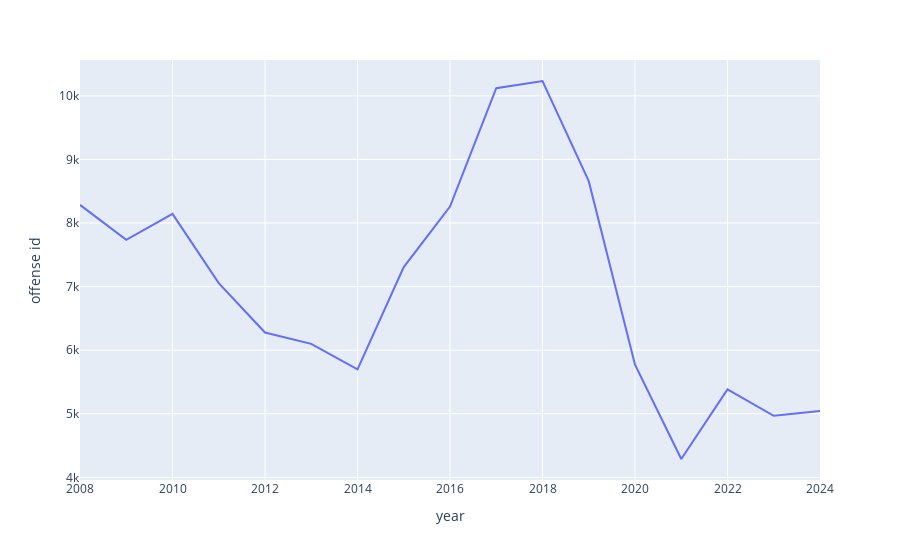

The cell this chart's notebook holds for it:
### Code cell
px.line(funcoes.df_filtrado_taxa_cem_mil(dff[(dff['year']>=2008) & (dff['year']<2025)], df_population, 'nibrs crime against category', 'SOCIETY'), x='year', y='offense id')

### Figure 1 — Plotly figure (JSON) as saved in the notebook; plotly's stock layout.template omitted (floating-point values rounded to 4 significant figures)
{"data": [{"hovertemplate": "year=%{x}<br>offense id=%{y}<extra></extra>", "legendgroup": "", "line": {"color": "#636efa", "dash": "solid"}, "marker": {"symbol": "circle"}, "mode": "lines", "name": "", "orientation": "v", "showlegend": false, "type": "scatter", "x": [2008, 2009, 2010, 2011, 2012, 2013, 2014, 2015, 2016, 2017, 2018, 2019, 2020, 2021, 2022, 2023, 2024], "xaxis": "x", "y": [8285, 7734, 8144, 7054, 6278, 6100, 5698, 7307, 8259, 10120, 10233, 8658, 5772, 4289, 5384, 4969, 5045], "yaxis": "y"}], "layout": {"legend": {"tracegroupgap": 0}, "margin": {"t": 60}, "xaxis": {"anchor": "y", "domain": [0, 1], "title": {"text": "year"}}, "yaxis": {"anchor": "x", "domain": [0, 1], "title": {"text": "offense id"}}}}
